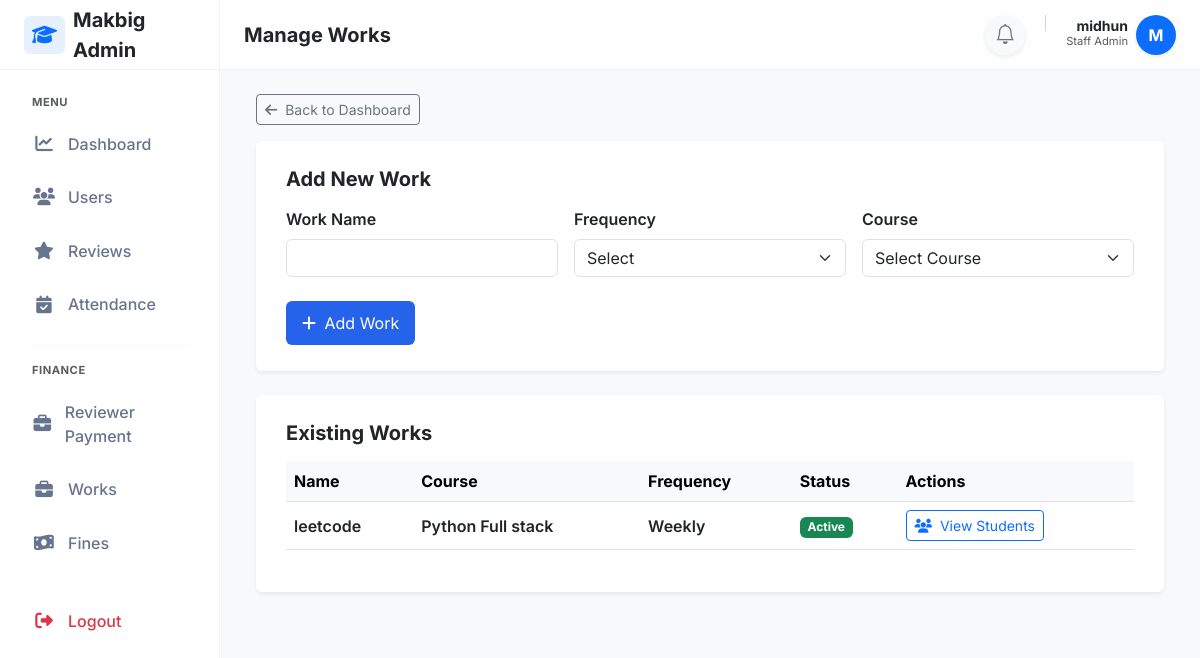
The page /manage/ (signed in) on the database as committed earlier.
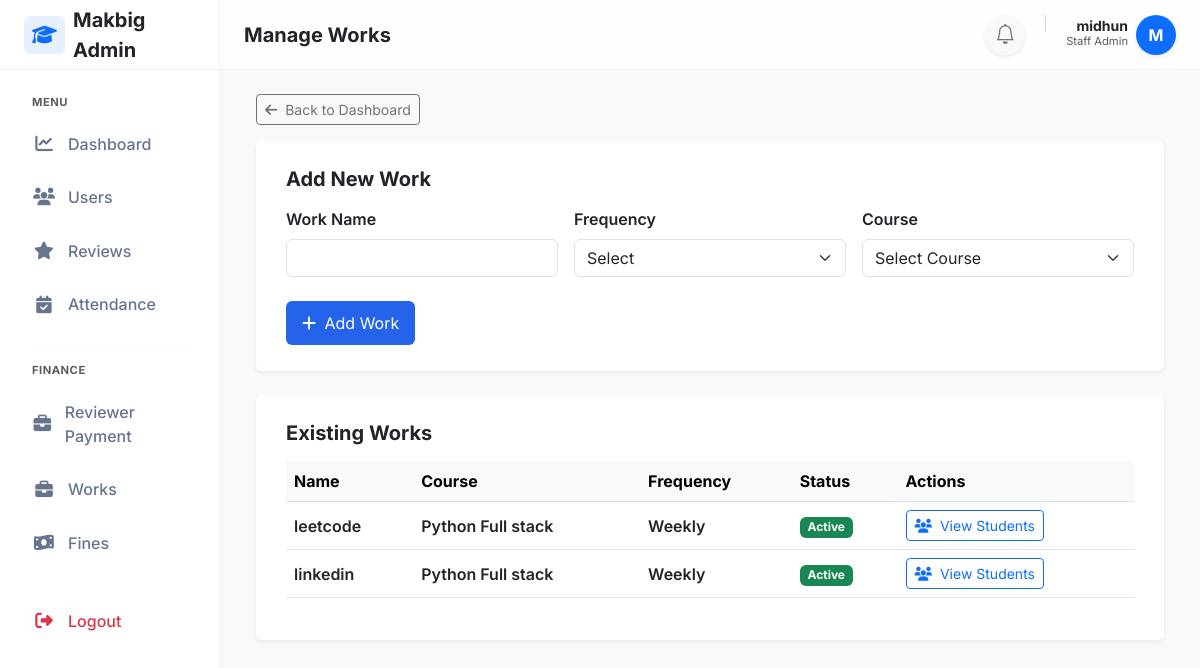
The same page on the database as committed later.
### works/models.py (models this page shows, shortened)
class WorkType(models.Model):
    FREQUENCY_CHOICES = [
        ('daily', 'Daily'),
        ('weekly', 'Weekly'),
    ]
    name = models.CharField(max_length=100)
    frequency = models.CharField(max_length=10, choices=FREQUENCY_CHOICES)
    course = models.ForeignKey(Course,on_delete=models.CASCADE,related_name='work_types')
    is_active = models.BooleanField(default=True)
    created_at = models.DateTimeField(auto_now_add=True)

### adminpanel/models.py (models this page shows, shortened)
class Course(models.Model):
    name=models.CharField(max_length=200)
    description=models.TextField(blank=True,null=True)
    duration_months=models.IntegerField(default=6)

### works/views.py (the view, shortened to what this page needs)
# urls.py: path('manage/', views.manage_works, name='manage_works'),
@staff_member_required
def manage_works(request):
    works = WorkType.objects.select_related('course').all()
    courses = Course.objects.all()
    return render(request, 'works/manage_works.html', {
        'works': works,
        'courses': courses
    })

### reviewtickets/context_processors.py (called while the page is built)
def ticket_notifications(request):
    if request.user.is_authenticated and request.user.is_staff:
        count = ReviewTicket.objects.filter(
            status='pending',
            is_seen=False
        ).count()
        return {'ticket_notification_count': count}
    return {}

### templates/works/manage_works.html (shortened to what this page needs)
{% extends "layouts/staff_layout.html" %}
{% block page_title %}
Manage Works
{% endblock %}
{% block content %}
<div class="container-fluid">
    <div class="mb-3">
        <a href="{% url 'staff_dashboard' %}" class="btn btn-outline-secondary btn-sm">
            <i class="fa-solid fa-arrow-left me-1"></i> Back to Dashboard
        </a>
    </div>
    <div class="card shadow-sm border-0 mb-4">
        <div class="card-body">
            <h5 class="fw-bold mb-3">Add New Work</h5>
            <form method="post">
                <div class="row g-3">
                    <div class="col-md-4">
                        <label class="form-label">Work Name</label>
                        <input type="text" name="name" class="form-control" required>
                    </div>
                    <div class="col-md-4">
                        <label class="form-label">Frequency</label>
                        <select name="frequency" class="form-select" required>
                            <option value="">Select</option>
                        </select>
                    </div>
                    <div class="col-md-4">
                        <label class="form-label">Course</label>
                        <select name="course" class="form-select" required>
                            <option value="">Select Course</option>
                        </select>
                    </div>
                </div>
                <div class="mt-4">
                    <button type="submit" class="btn btn-primary">
                        <i class="fa-solid fa-plus me-1"></i> Add Work
                    </button>
                </div>
            </form>
        </div>
    </div>
    <div class="card shadow-sm border-0">
        <div class="card-body">
            <h5 class="fw-bold mb-3">Existing Works</h5>
            <div class="table-responsive">
                <table class="table table-hover align-middle">
                    <thead class="table-light">
                        <tr>
                            <th>Name</th>
                            <th>Course</th>
                            <th>Frequency</th>
                            <th>Status</th>
                            <th>Actions</th>
                        </tr>
                    </thead>
                    <tbody>
                        {% for work in works %}
                        <tr>
                            <td class="fw-semibold">{{ work.name }}</td>
                            <td>{{ work.course.name }}</td>
                            <td class="text-capitalize">{{ work.frequency }}</td>
                            <td>
                                {% if work.is_active %}
                                    <span class="badge bg-success">Active</span>
                                {% else %}
                                    <span class="badge bg-secondary">Inactive</span>
                                {% endif %}
                            </td>
                            <td>
                                <a href="{% url 'work_submissions' work.id %}"
                                   class="btn btn-sm btn-outline-primary">
                                    <i class="fa-solid fa-users me-1"></i> View Students
                                </a>
                            </td>
                        </tr>
                        {% empty %}
                        <tr>
                            <td colspan="5" class="text-center text-muted py-4">
                                No works added yet.
                            </td>
                        </tr>
                        {% endfor %}
                    </tbody>
                </table>
            </div>
        </div>
    </div>
</div>
{% endblock %}

Rows that differ between the two databases and show on the page:
added WorkType: name "linkedin", course.name "Python Full stack", frequency "Weekly", is_active "Active"
